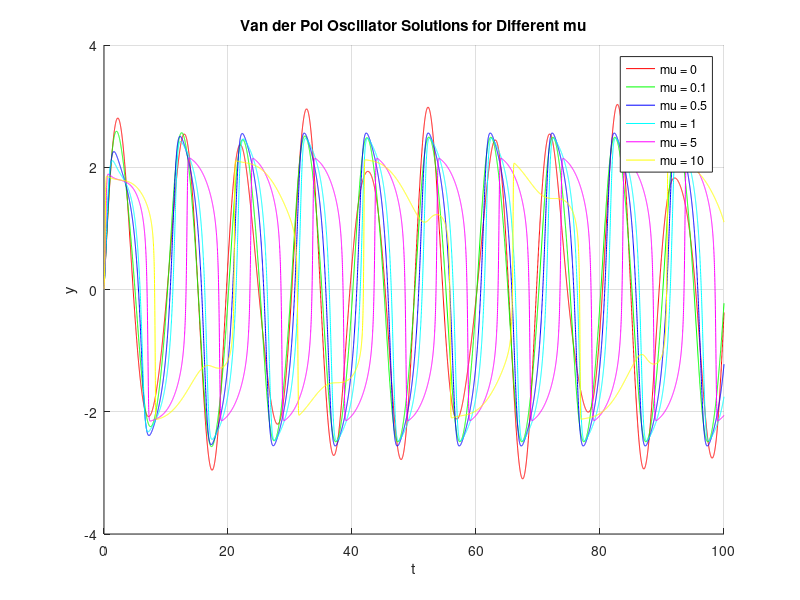
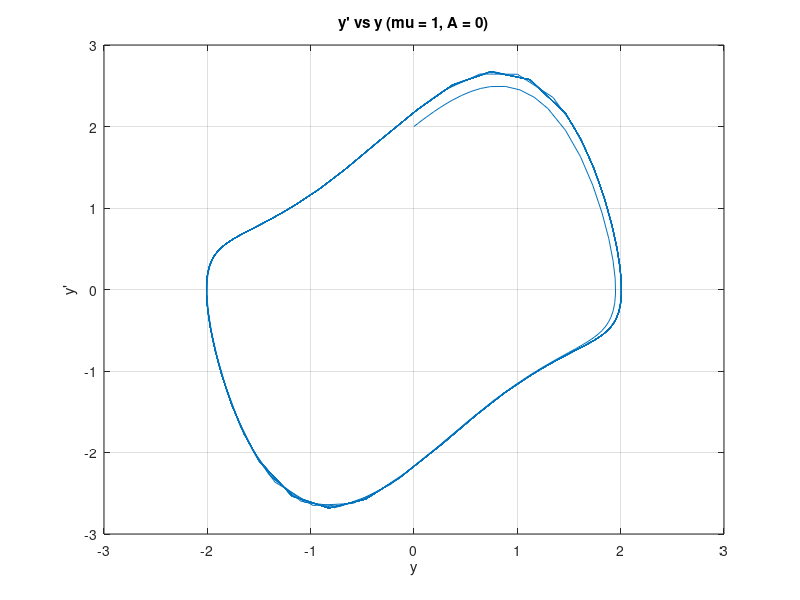

MATLAB code to generate these figures, in order:
% Niski Homework 5 Question 3

% Part (a)
mu_values = [0, 0.1, 0.5, 1, 5, 10];
A = 1.5;
omega = pi/5;
tspan = [0, 100];
h = 0.01;

figure;
hold on;

colors = {'r', 'g', 'b', 'c', 'm', 'y'}; % Colors for different mu values

for i = 1:length(mu_values)
    mu = mu_values(i);
    
    % Euler's Method
    t = tspan(1):h:tspan(2);
    y1 = zeros(size(t));
    y2 = zeros(size(t));
    
    y1(1) = 0;
    y2(1) = 2;
    
    for j = 1:length(t) - 1
        y1(j+1) = y1(j) + h * y2(j);
        y2(j+1) = y2(j) + h * (mu * (1 - y1(j)^2) * y2(j) - y1(j) + A * sin(omega * t(j))) ;
    end
    
    plot(t, y1, colors{i});
end

title('Van der Pol Oscillator Solutions for Different mu');
xlabel('t');
ylabel('y');
grid on;
legend('mu = 0', 'mu = 0.1', 'mu = 0.5', 'mu = 1', 'mu = 5', 'mu = 10');
hold off;

% Part (b)

% Set mu to 1 and A to 0
mu = 1;
A = 0;

% Solve, A = 0 values should cancel out
odefun = @(t,y) [y(2); mu*(1-y(1)^2)*y(2) - y(1) + A*sin(omega*t)];
[t_ode, y_ode] = ode45(odefun, tspan, [0; 2]);

figure;
plot(y_ode(:,1), y_ode(:,2));
title('y'' vs y (mu = 1, A = 0)');
xlabel('y');
ylabel('y''');
grid on;